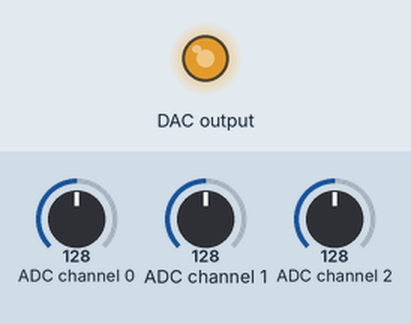
A program run on a simulated Raspberry Pi (BCM pin numbers). Parts: output pins drawn as LEDs (lit = HIGH). The inputs (shaded band) are chosen by the test bench; at power-on: ADC channel 0 = 128, ADC channel 1 = 128, ADC channel 2 = 128 (analog values on the 0–255 scale). What the program prints to the terminal is not drawn.

Above: at 1.2 s.
1.3 s: ADC channel 0 set to 178
At 2.7 s:
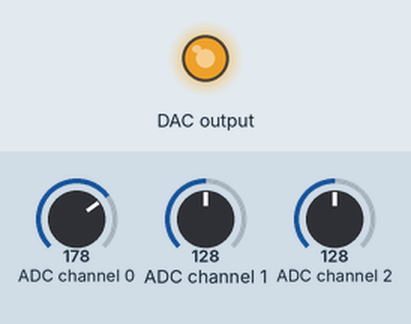
3.5 s: ADC channel 0 set to 0
At 4.4 s:
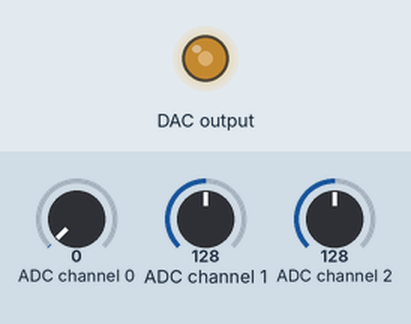
Timing chart, 0 to 6.5 s (numbered marks = the images above; inputs shaded):
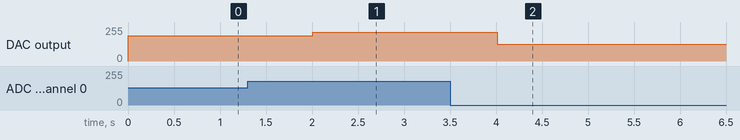

Measured:
- after the input at 1.3 s, DAC output: 190/255 → 215/255 after 0.71 s
- after the input at 3.5 s, DAC output: 215/255 → 125/255 after 0.51 s

The program:

PCF8591.py
```python
#!/usr/bin/env python
#------------------------------------------------------
#
#       您可以使用下面语句将此脚本导入另一个脚本：
#           “import PCF8591 as ADC”
#
#   ADC.Setup(Address)  # 查询PCF8591的地址：“sudo i2cdetect -y 1”
# i2cdetect  is  a  userspace  program to scan an I2C bus for devices.
# It outputs a table with the list of detected devices on the specified bus.
#   ADC.read(channal)   # Channal范围从0到3
#   ADC.write(Value)    # Value范围从0到255
#
#------------------------------------------------------
#SMBus (System Management Bus,系统管理总线)
import smbus   #在程序中导入“smbus”模块
import time

# for RPI version 1, use "bus = smbus.SMBus(1)"
# 0 代表 /dev/i2c-0， 1 代表 /dev/i2c-1 ,具体看使用的树莓派那个I2C来决定
bus = smbus.SMBus(1)         #创建一个smbus实例

#在树莓派上查询PCF8591的地址：“sudo i2cdetect -y 1”
def setup(Addr):
    global address
    address = Addr

def read(chn): #channel
    if chn == 0:
        bus.write_byte(address,0x40)   #发送一个控制字节到设备
    if chn == 1:
        bus.write_byte(address,0x41)
    if chn == 2:
        bus.write_byte(address,0x42)
    if chn == 3:
        bus.write_byte(address,0x43)
    bus.read_byte(address)         # 从设备读取单个字节，而不指定设备寄存器。
    return bus.read_byte(address)  #返回某通道输入的模拟值A/D转换后的数字值

def write(val):
    temp = val  # 将字符串值移动到temp
    temp = int(temp) # 将字符串改为整数类型
    # print temp to see on terminal else comment out
    bus.write_byte_data(address, 0x40, temp)
    #写入字节数据，将数字值转化成模拟值从AOUT输出

if __name__ == "__main__":
    setup(0x48)
 #在树莓派终端上使用命令“sudo i2cdetect -y 1”，查询出PCF8591的地址为0x48
    while True:
        print ('电位计   AIN0 = ', read(0))   #电位计模拟信号转化的数字值
        print ('光敏电阻 AIN1 = ', read(1))   #光敏电阻模拟信号转化的数字
        print ('热敏电阻 AIN2 = ', read(2))   #热敏电阻模拟信号转化的数字值
        tmp = read(0)
        tmp = tmp*(255-125)/255+125
# 125以下LED不会亮，所以将“0-255”转换为“125-255”，调节亮度时灯不会熄灭
        write(tmp)
        time.sleep(2)
```
